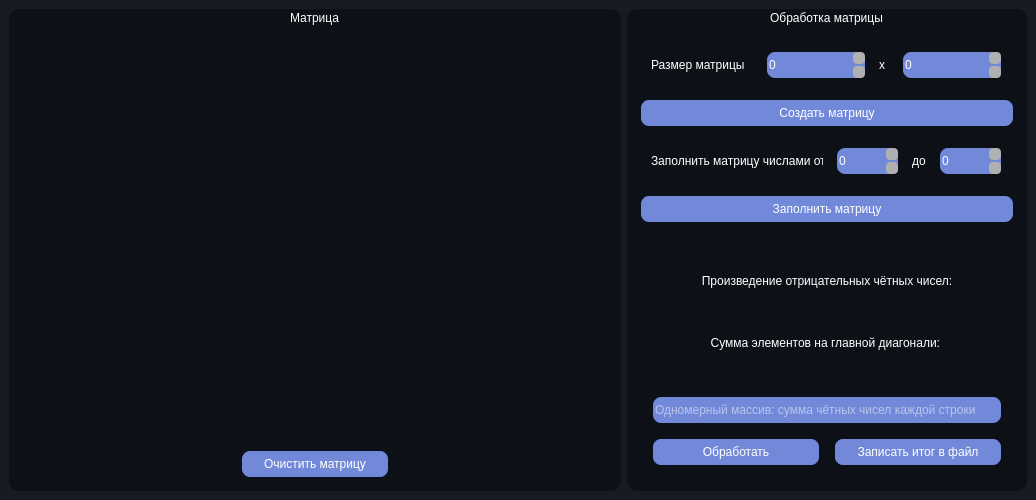
<?xml version="1.0" encoding="UTF-8"?>
<ui version="4.0">
 <class>MatrixWindow</class>
 <widget class="QMainWindow" name="MatrixWindow">
  <property name="geometry">
   <rect>
    <x>0</x>
    <y>0</y>
    <width>1036</width>
    <height>500</height>
   </rect>
  </property>
  <property name="minimumSize">
   <size>
    <width>800</width>
    <height>500</height>
   </size>
  </property>
  <property name="maximumSize">
   <size>
    <width>100000</width>
    <height>10000</height>
   </size>
  </property>
  <property name="windowTitle">
   <string>Матрица</string>
  </property>
  <property name="styleSheet">
   <string notr="true">background-color: #171b22;
color: #fff;</string>
  </property>
  <widget class="QWidget" name="centralwidget">
   <layout class="QHBoxLayout" name="horizontalLayout">
    <item>
     <widget class="QGroupBox" name="groupBox">
      <property name="minimumSize">
       <size>
        <width>600</width>
        <height>100</height>
       </size>
      </property>
      <property name="maximumSize">
       <size>
        <width>100000</width>
        <height>1000000</height>
       </size>
      </property>
      <property name="styleSheet">
       <string notr="true">background-color: #0d1117; border: 0px; border-radius: 10px;</string>
      </property>
      <property name="title">
       <string>Матрица</string>
      </property>
      <property name="alignment">
       <set>Qt::AlignCenter</set>
      </property>
      <layout class="QVBoxLayout" name="verticalLayout">
       <item>
        <layout class="QHBoxLayout" name="horizontalLayout_7">
         <property name="spacing">
          <number>612</number>
         </property>
         <property name="leftMargin">
          <number>12</number>
         </property>
         <property name="topMargin">
          <number>12</number>
         </property>
         <property name="rightMargin">
          <number>12</number>
         </property>
         <property name="bottomMargin">
          <number>12</number>
         </property>
         <item>
          <spacer name="horizontalSpacer">
           <property name="orientation">
            <enum>Qt::Horizontal</enum>
           </property>
           <property name="sizeType">
            <enum>QSizePolicy::Preferred</enum>
           </property>
           <property name="sizeHint" stdset="0">
            <size>
             <width>10</width>
             <height>10</height>
            </size>
           </property>
          </spacer>
         </item>
         <item>
          <layout class="QVBoxLayout" name="verticalLayout_2">
           <property name="spacing">
            <number>12</number>
           </property>
           <property name="leftMargin">
            <number>12</number>
           </property>
           <property name="topMargin">
            <number>12</number>
           </property>
           <property name="rightMargin">
            <number>12</number>
           </property>
           <property name="bottomMargin">
            <number>12</number>
           </property>
           <item>
            <spacer name="verticalSpacer_4">
             <property name="orientation">
              <enum>Qt::Vertical</enum>
             </property>
             <property name="sizeHint" stdset="0">
              <size>
               <width>20</width>
               <height>40</height>
              </size>
             </property>
            </spacer>
           </item>
           <item>
            <widget class="QTableWidget" name="matrixTable">
             <property name="autoFillBackground">
              <bool>false</bool>
             </property>
             <property name="styleSheet">
              <string notr="true">QTableWidget {
    background-color: transparent;
    alternate-background-color: #171b22;
    show-decoration-selected: 0;
    border: 0px;
    border-radius: 5px;
}
QTableWidget::item {
	background-color: #7289DA;
    border-radius: 5px;
}</string>
             </property>
             <property name="inputMethodHints">
              <set>Qt::ImhDigitsOnly</set>
             </property>
             <property name="frameShape">
              <enum>QFrame::WinPanel</enum>
             </property>
             <property name="frameShadow">
              <enum>QFrame::Plain</enum>
             </property>
             <property name="lineWidth">
              <number>1</number>
             </property>
             <property name="alternatingRowColors">
              <bool>true</bool>
             </property>
             <property name="selectionMode">
              <enum>QAbstractItemView::NoSelection</enum>
             </property>
             <property name="showGrid">
              <bool>true</bool>
             </property>
             <property name="gridStyle">
              <enum>Qt::DashLine</enum>
             </property>
             <property name="rowCount">
              <number>0</number>
             </property>
             <property name="columnCount">
              <number>0</number>
             </property>
             <attribute name="horizontalHeaderVisible">
              <bool>false</bool>
             </attribute>
             <attribute name="verticalHeaderVisible">
              <bool>false</bool>
             </attribute>
            </widget>
           </item>
           <item>
            <spacer name="verticalSpacer_5">
             <property name="orientation">
              <enum>Qt::Vertical</enum>
             </property>
             <property name="sizeHint" stdset="0">
              <size>
               <width>20</width>
               <height>40</height>
              </size>
             </property>
            </spacer>
           </item>
          </layout>
         </item>
         <item>
          <spacer name="horizontalSpacer_2">
           <property name="orientation">
            <enum>Qt::Horizontal</enum>
           </property>
           <property name="sizeType">
            <enum>QSizePolicy::Preferred</enum>
           </property>
           <property name="sizeHint" stdset="0">
            <size>
             <width>10</width>
             <height>10</height>
            </size>
           </property>
          </spacer>
         </item>
        </layout>
       </item>
       <item>
        <layout class="QHBoxLayout" name="horizontalLayout_6" stretch="0">
         <property name="spacing">
          <number>0</number>
         </property>
         <property name="leftMargin">
          <number>0</number>
         </property>
         <property name="topMargin">
          <number>0</number>
         </property>
         <property name="rightMargin">
          <number>0</number>
         </property>
         <property name="bottomMargin">
          <number>0</number>
         </property>
         <item>
          <widget class="QPushButton" name="clearDataButton">
           <property name="minimumSize">
            <size>
             <width>150</width>
             <height>30</height>
            </size>
           </property>
           <property name="maximumSize">
            <size>
             <width>150</width>
             <height>30</height>
            </size>
           </property>
           <property name="styleSheet">
            <string notr="true">QPushButton {
	background-color: #7289DA;
	selection-background-color: #7289DA;
	color: #fff;
	border-width: 2px;
	border-style: solid;
	border-radius: 10px;
	alignment: center;
	border-color: #0d1117;
}</string>
           </property>
           <property name="text">
            <string>Очистить матрицу</string>
           </property>
          </widget>
         </item>
        </layout>
       </item>
      </layout>
     </widget>
    </item>
    <item>
     <widget class="QGroupBox" name="groupBox_2">
      <property name="minimumSize">
       <size>
        <width>400</width>
        <height>100</height>
       </size>
      </property>
      <property name="maximumSize">
       <size>
        <width>400</width>
        <height>1000000</height>
       </size>
      </property>
      <property name="styleSheet">
       <string notr="true">background-color: #0d1117; border: 0px; border-radius: 10px;</string>
      </property>
      <property name="title">
       <string>Обработка матрицы</string>
      </property>
      <property name="alignment">
       <set>Qt::AlignCenter</set>
      </property>
      <layout class="QVBoxLayout" name="verticalLayout_4">
       <item>
        <spacer name="verticalSpacer_3">
         <property name="orientation">
          <enum>Qt::Vertical</enum>
         </property>
         <property name="sizeHint" stdset="0">
          <size>
           <width>10</width>
           <height>10</height>
          </size>
         </property>
        </spacer>
       </item>
       <item>
        <layout class="QHBoxLayout" name="horizontalLayout_2">
         <property name="spacing">
          <number>12</number>
         </property>
         <property name="leftMargin">
          <number>12</number>
         </property>
         <property name="topMargin">
          <number>12</number>
         </property>
         <property name="rightMargin">
          <number>12</number>
         </property>
         <property name="bottomMargin">
          <number>12</number>
         </property>
         <item>
          <widget class="QLabel" name="label">
           <property name="text">
            <string>Размер матрицы</string>
           </property>
          </widget>
         </item>
         <item>
          <widget class="QSpinBox" name="xSizeMatrix">
           <property name="minimumSize">
            <size>
             <width>0</width>
             <height>30</height>
            </size>
           </property>
           <property name="maximumSize">
            <size>
             <width>16777215</width>
             <height>30</height>
            </size>
           </property>
           <property name="styleSheet">
            <string notr="true">QSpinBox {
	background-color: #7289DA;
	selection-background-color: #7289DA;
	color: #fff;
	border-width: 2px;
	border-style: solid;
	border-radius: 10px;
	alignment: center;
	border-color: #0d1117;
}

QSpinBox::up-button, QSpinBox::down-button
{
    width: 12px;
    height: 12px;
    border: 0px solid #ccc;
    border-radius: 4px;
    background-color: #b0b0b0;
}</string>
           </property>
           <property name="maximum">
            <number>9999999</number>
           </property>
          </widget>
         </item>
         <item>
          <widget class="QLabel" name="label_2">
           <property name="minimumSize">
            <size>
             <width>10</width>
             <height>0</height>
            </size>
           </property>
           <property name="maximumSize">
            <size>
             <width>10</width>
             <height>16777215</height>
            </size>
           </property>
           <property name="styleSheet">
            <string notr="true">	background-color: transparent;</string>
           </property>
           <property name="text">
            <string>x</string>
           </property>
          </widget>
         </item>
         <item>
          <widget class="QSpinBox" name="ySizeMatrix">
           <property name="minimumSize">
            <size>
             <width>0</width>
             <height>30</height>
            </size>
           </property>
           <property name="maximumSize">
            <size>
             <width>16777215</width>
             <height>30</height>
            </size>
           </property>
           <property name="styleSheet">
            <string notr="true">QSpinBox {
	background-color: #7289DA;
	selection-background-color: #7289DA;
	color: #fff;
	border-width: 2px;
	border-style: solid;
	border-radius: 10px;
	alignment: center;
	border-color: #0d1117;
}

QSpinBox::up-button, QSpinBox::down-button
{
    width: 12px;
    height: 12px;
    border: 0px solid #ccc;
    border-radius: 4px;
    background-color: #b0b0b0;
}</string>
           </property>
           <property name="maximum">
            <number>9999999</number>
           </property>
          </widget>
         </item>
        </layout>
       </item>
       <item>
        <widget class="QPushButton" name="createMatrixTable">
         <property name="minimumSize">
          <size>
           <width>0</width>
           <height>30</height>
          </size>
         </property>
         <property name="maximumSize">
          <size>
           <width>16777215</width>
           <height>30</height>
          </size>
         </property>
         <property name="styleSheet">
          <string notr="true">QPushButton {
	background-color: #7289DA;
	selection-background-color: #7289DA;
	color: #fff;
	border-width: 2px;
	border-style: solid;
	border-radius: 10px;
	alignment: center;
	border-color: #0d1117;
}</string>
         </property>
         <property name="text">
          <string>Создать матрицу</string>
         </property>
        </widget>
       </item>
       <item>
        <layout class="QHBoxLayout" name="horizontalLayout_3">
         <property name="spacing">
          <number>12</number>
         </property>
         <property name="leftMargin">
          <number>12</number>
         </property>
         <property name="topMargin">
          <number>12</number>
         </property>
         <property name="rightMargin">
          <number>12</number>
         </property>
         <property name="bottomMargin">
          <number>12</number>
         </property>
         <item>
          <widget class="QLabel" name="label_3">
           <property name="text">
            <string>Заполнить матрицу числами от</string>
           </property>
          </widget>
         </item>
         <item>
          <widget class="QSpinBox" name="minIntMatrix">
           <property name="minimumSize">
            <size>
             <width>0</width>
             <height>30</height>
            </size>
           </property>
           <property name="maximumSize">
            <size>
             <width>16777215</width>
             <height>30</height>
            </size>
           </property>
           <property name="styleSheet">
            <string notr="true">QSpinBox {
	background-color: #7289DA;
	selection-background-color: #7289DA;
	color: #fff;
	border-width: 2px;
	border-style: solid;
	border-radius: 10px;
	alignment: center;
	border-color: #0d1117;
}

QSpinBox::up-button, QSpinBox::down-button
{
    width: 12px;
    height: 12px;
    border: 0px solid #ccc;
    border-radius: 4px;
    background-color: #b0b0b0;
}</string>
           </property>
           <property name="buttonSymbols">
            <enum>QAbstractSpinBox::PlusMinus</enum>
           </property>
           <property name="minimum">
            <number>-99999999</number>
           </property>
           <property name="maximum">
            <number>9999999</number>
           </property>
          </widget>
         </item>
         <item>
          <widget class="QLabel" name="label_4">
           <property name="text">
            <string>до</string>
           </property>
          </widget>
         </item>
         <item>
          <widget class="QSpinBox" name="maxIntMatrix">
           <property name="minimumSize">
            <size>
             <width>0</width>
             <height>30</height>
            </size>
           </property>
           <property name="maximumSize">
            <size>
             <width>16777215</width>
             <height>30</height>
            </size>
           </property>
           <property name="styleSheet">
            <string notr="true">QSpinBox {
	background-color: #7289DA;
	selection-background-color: #7289DA;
	color: #fff;
	border-width: 2px;
	border-style: solid;
	border-radius: 10px;
	alignment: center;
	border-color: #0d1117;
}

QSpinBox::up-button, QSpinBox::down-button
{
    width: 12px;
    height: 12px;
    border: 0px solid #ccc;
    border-radius: 4px;
    background-color: #b0b0b0;
}</string>
           </property>
           <property name="minimum">
            <number>-99999999</number>
           </property>
           <property name="maximum">
            <number>9999999</number>
           </property>
          </widget>
         </item>
        </layout>
       </item>
       <item>
        <widget class="QPushButton" name="setMatrixData">
         <property name="minimumSize">
          <size>
           <width>0</width>
           <height>30</height>
          </size>
         </property>
         <property name="maximumSize">
          <size>
           <width>16777215</width>
           <height>30</height>
          </size>
         </property>
         <property name="styleSheet">
          <string notr="true">QPushButton {
	background-color: #7289DA;
	selection-background-color: #7289DA;
	color: #fff;
	border-width: 2px;
	border-style: solid;
	border-radius: 10px;
	alignment: center;
	border-color: #0d1117;
}</string>
         </property>
         <property name="text">
          <string>Заполнить матрицу</string>
         </property>
        </widget>
       </item>
       <item>
        <layout class="QVBoxLayout" name="verticalLayout_3">
         <property name="spacing">
          <number>12</number>
         </property>
         <property name="leftMargin">
          <number>12</number>
         </property>
         <property name="topMargin">
          <number>12</number>
         </property>
         <property name="rightMargin">
          <number>12</number>
         </property>
         <property name="bottomMargin">
          <number>12</number>
         </property>
         <item>
          <spacer name="verticalSpacer_2">
           <property name="orientation">
            <enum>Qt::Vertical</enum>
           </property>
           <property name="sizeHint" stdset="0">
            <size>
             <width>20</width>
             <height>40</height>
            </size>
           </property>
          </spacer>
         </item>
         <item>
          <widget class="QLabel" name="productOfNegativeNumbers">
           <property name="minimumSize">
            <size>
             <width>0</width>
             <height>50</height>
            </size>
           </property>
           <property name="maximumSize">
            <size>
             <width>16777215</width>
             <height>50</height>
            </size>
           </property>
           <property name="text">
            <string>Произведение отрицательных чётных чисел:</string>
           </property>
           <property name="alignment">
            <set>Qt::AlignCenter</set>
           </property>
          </widget>
         </item>
         <item>
          <widget class="QLabel" name="summElements">
           <property name="minimumSize">
            <size>
             <width>0</width>
             <height>50</height>
            </size>
           </property>
           <property name="maximumSize">
            <size>
             <width>16777215</width>
             <height>50</height>
            </size>
           </property>
           <property name="text">
            <string>Сумма элементов на главной диагонали: </string>
           </property>
           <property name="alignment">
            <set>Qt::AlignCenter</set>
           </property>
          </widget>
         </item>
         <item>
          <spacer name="verticalSpacer">
           <property name="orientation">
            <enum>Qt::Vertical</enum>
           </property>
           <property name="sizeHint" stdset="0">
            <size>
             <width>20</width>
             <height>40</height>
            </size>
           </property>
          </spacer>
         </item>
         <item>
          <widget class="QLineEdit" name="answerArray">
           <property name="minimumSize">
            <size>
             <width>0</width>
             <height>30</height>
            </size>
           </property>
           <property name="maximumSize">
            <size>
             <width>16777215</width>
             <height>30</height>
            </size>
           </property>
           <property name="styleSheet">
            <string notr="true">
	background-color: #7289DA;
	selection-background-color: #7289DA;
	color: #fff;
	border-width: 2px;
	border-style: solid;
	border-radius: 10px;
	alignment: center;
	border-color: #0d1117;</string>
           </property>
           <property name="placeholderText">
            <string>Одномерный массив: сумма чётных чисел каждой строки</string>
           </property>
          </widget>
         </item>
         <item>
          <layout class="QHBoxLayout" name="horizontalLayout_4" stretch="0,0">
           <property name="spacing">
            <number>12</number>
           </property>
           <property name="leftMargin">
            <number>0</number>
           </property>
           <property name="topMargin">
            <number>0</number>
           </property>
           <property name="rightMargin">
            <number>0</number>
           </property>
           <property name="bottomMargin">
            <number>0</number>
           </property>
           <item>
            <widget class="QPushButton" name="startProcessBtn">
             <property name="minimumSize">
              <size>
               <width>0</width>
               <height>30</height>
              </size>
             </property>
             <property name="maximumSize">
              <size>
               <width>16777215</width>
               <height>30</height>
              </size>
             </property>
             <property name="styleSheet">
              <string notr="true">QPushButton {
	background-color: #7289DA;
	selection-background-color: #7289DA;
	color: #fff;
	border-width: 2px;
	border-style: solid;
	border-radius: 10px;
	alignment: center;
	border-color: #0d1117;
}</string>
             </property>
             <property name="text">
              <string>Обработать</string>
             </property>
            </widget>
           </item>
           <item>
            <widget class="QPushButton" name="saveDataToFileBtn">
             <property name="minimumSize">
              <size>
               <width>0</width>
               <height>30</height>
              </size>
             </property>
             <property name="maximumSize">
              <size>
               <width>16777215</width>
               <height>30</height>
              </size>
             </property>
             <property name="styleSheet">
              <string notr="true">QPushButton {
	background-color: #7289DA;
	selection-background-color: #7289DA;
	color: #fff;
	border-width: 2px;
	border-style: solid;
	border-radius: 10px;
	alignment: center;
	border-color: #0d1117;
}</string>
             </property>
             <property name="text">
              <string>Записать итог в файл</string>
             </property>
            </widget>
           </item>
          </layout>
         </item>
        </layout>
       </item>
      </layout>
     </widget>
    </item>
   </layout>
  </widget>
 </widget>
 <resources/>
 <connections/>
</ui>
